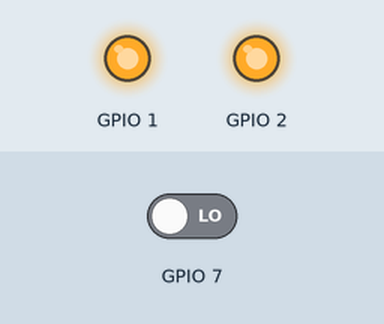
Bench run of a sketch on a simulated Seeed XIAO ESP32-S3. Parts: output pins drawn as LEDs (lit = HIGH). The inputs (shaded band) are chosen by the test bench; at power-on: GPIO 7 LOW. What the sketch prints to the serial monitor is not drawn.

Above: at 1.3 s.
At 5.1 s:
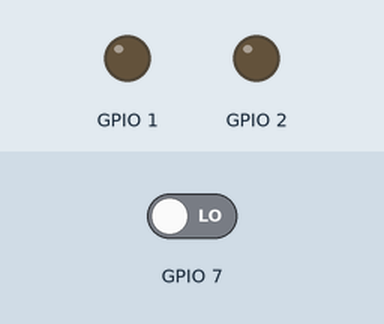
5.2 s: GPIO 7 driven HIGH
Timing chart, 0 to 8.2 s (numbered marks = the images above; inputs shaded):
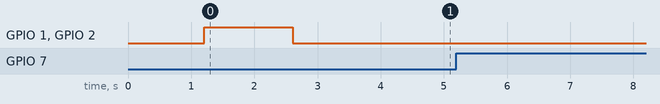

Measured:
- after the input at 5.2 s, every drawn part: stays the same

The sketch:

vc_lora_e220_link_test_receiver_xiao_esp32s3.ino
```cpp
// Write to the ground-side XIAO ESP32-S3 for the isolated E220 link test.
// Valid DATA packets are acknowledged with a matching 32-byte ACK packet.
#define VC_LORA_LINK_TEST_ROLE 2
#include "../vc_lora_e220_link_test_common.h"
```
